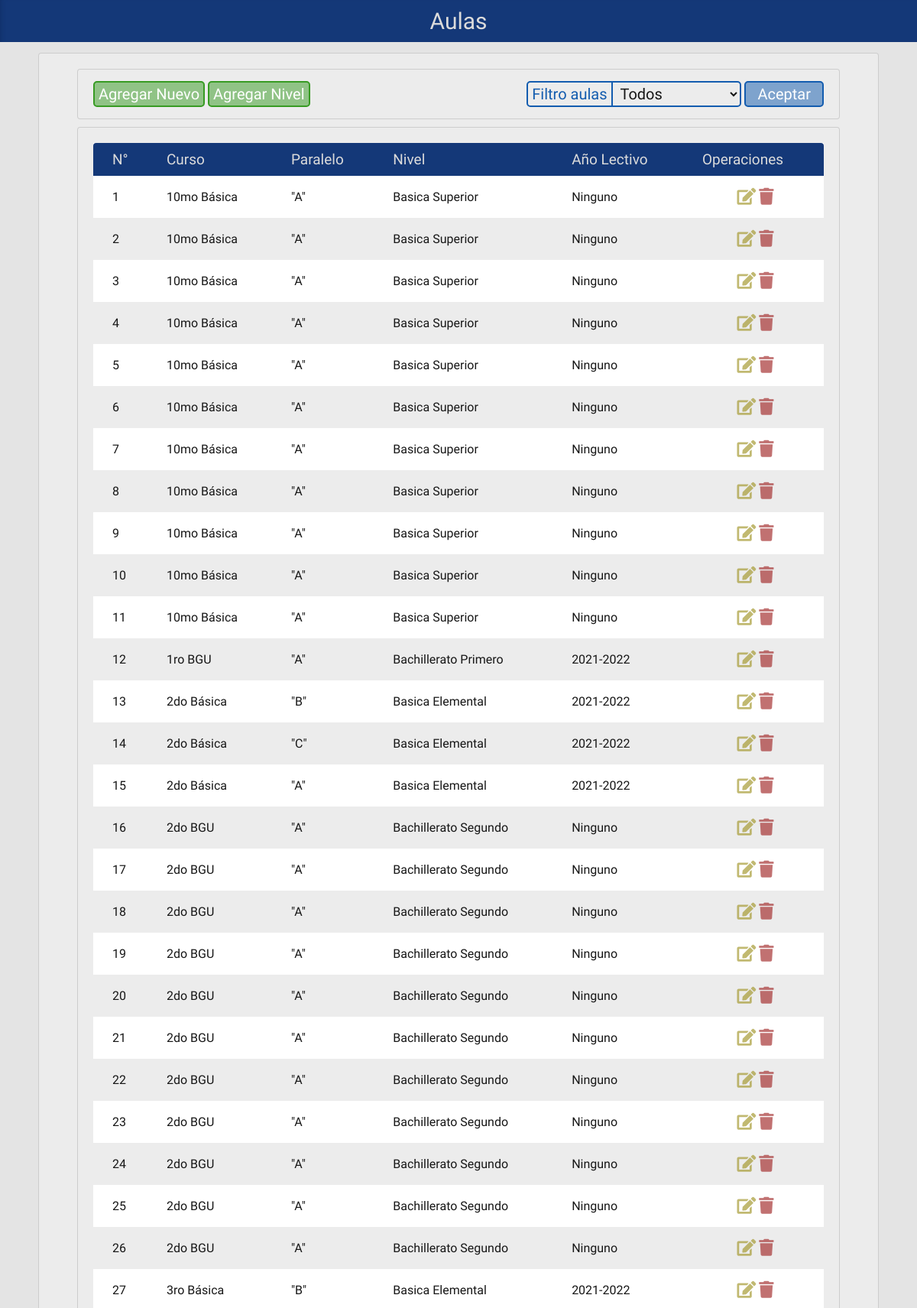
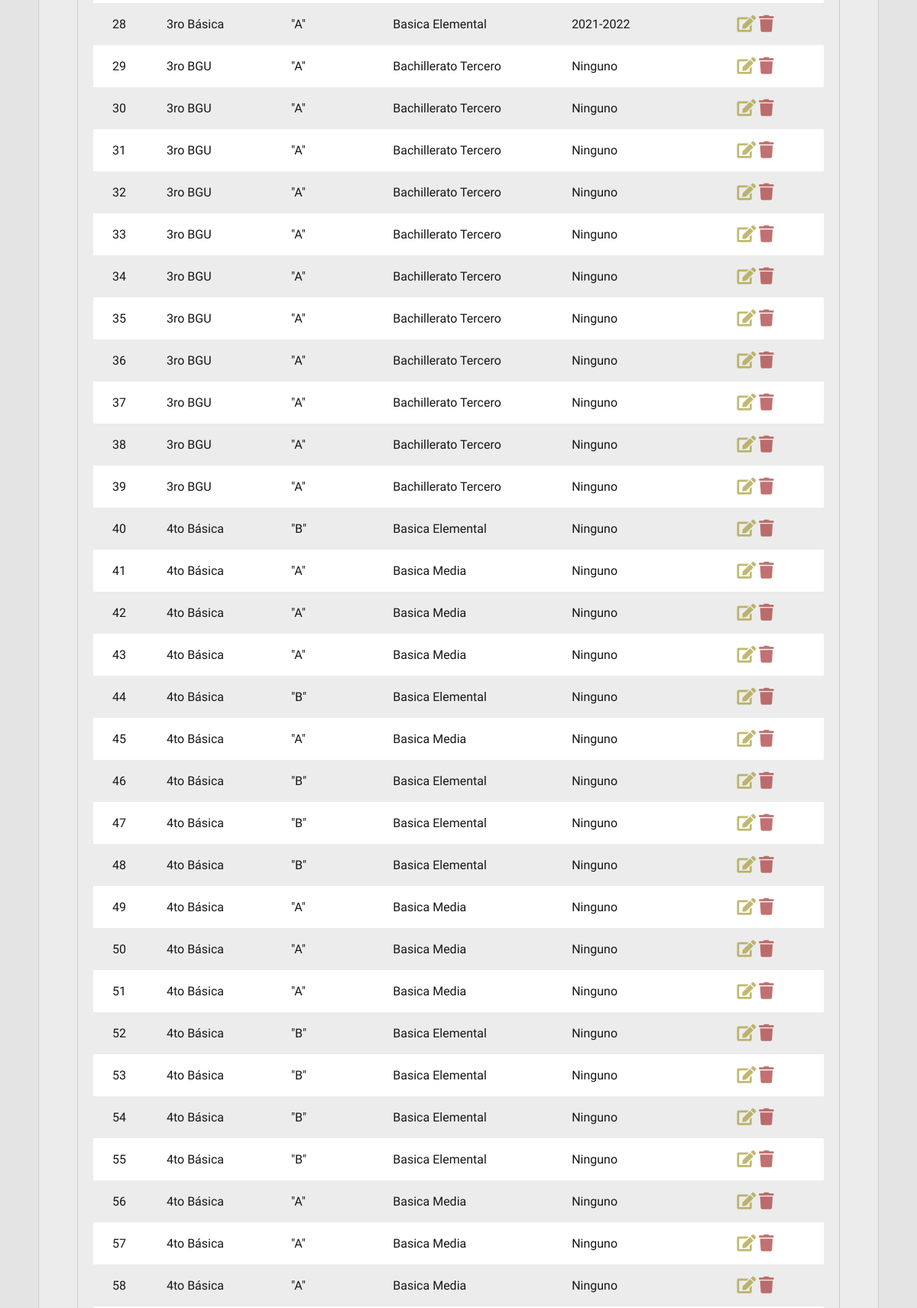
The app's page /php/editar_aulas.php (signed in, upper part) with its own data (2 pictures, top to bottom).
### tables this page shows
CREATE TABLE `paralelo` (
  `AUL_CODIGO` int(2) NOT NULL,
  `HOR_CODIGO` int(2) DEFAULT NULL,
  `AUL_NOMBRE` varchar(30) NOT NULL,
  `AUL_CURSO` varchar(20) NOT NULL,
  `NIV_CODIGO` int(2) DEFAULT NULL,
  `AUL_ESTADO` int(1) NOT NULL DEFAULT '1'
);

CREATE TABLE `nivel` (
  `NIV_CODIGO` int(2) NOT NULL,
  `NIV_NOMBRE` varchar(20) NOT NULL,
  `NIV_SUBNIVEL` varchar(20) NOT NULL,
  `NIV_ESTADO` int(1) NOT NULL DEFAULT '1'
);

CREATE TABLE `horarios` (
  `HOR_CODIGO` int(2) NOT NULL,
  `SUP_CODIGO` int(2) NOT NULL,
  `HOR_ALECTIVO` varchar(9) NOT NULL,
  `HOR_ESTADO` int(1) NOT NULL DEFAULT '1'
);

### php/editar_aulas.php (the view, shortened to what this page needs)
<!doctype html>
<html>
<head>
	<link href="../css/estiloMostrar.css" rel="stylesheet" type="text/css">
	<link rel="stylesheet" href="https://use.fontawesome.com/releases/v5.8.1/css/all.css">
</head>
<body>
<div class="contenedor">
	<div class="cabeza">Aulas</div>
	<?php
	$conn = new mysqli( "localhost", "admin", "admin", "horarios" );
	$result = mysqli_query( $conn, "Select * From paralelo p, horarios h, nivel n where (p.HOR_CODIGO=h.HOR_CODIGO or p.hor_codigo is null) and p.NIV_CODIGO=n.NIV_CODIGO order by p.aul_curso" );
	$activos = mysqli_query( $conn, "Select * From paralelo p, horarios h, nivel n where (p.HOR_CODIGO=h.HOR_CODIGO or p.hor_codigo is null) and p.NIV_CODIGO=n.NIV_CODIGO and p.AUL_ESTADO=1 order by p.aul_curso" );
	$desactivos = mysqli_query( $conn, "Select * From paralelo p, horarios h, nivel n where (p.HOR_CODIGO=h.HOR_CODIGO or p.hor_codigo is null) and p.NIV_CODIGO=n.NIV_CODIGO and p.AUL_ESTADO=0 order by p.aul_curso" );
	?>
	<div class="cuerpo">
	<div class="opciones">
		<div class="bloque margen-top">
			<a href="#" id="idcrear" ><button type="button">Agregar Nuevo</button></a>
			<a href="#" id="idcrear" ><button type="button">Agregar Nivel</button></a>
		</div>
		<div class="bloque"><form id="form1" name="form1" method="post" action="#">
			<label class="filtro" for="select">Filtro aulas</label>
			<select name="estado" class="filtro">
				<option value="Todos" selected>Todos</option>
			</select>
			<input type="submit" value="Aceptar">
		</form></div>
	</div>
	<div class="cont-tabla">
	<table>
		<thead>
			<tr>
				<th>N°</th>
				<th>Curso</th>
				<th>Paralelo</th>
				<th>Nivel</th>
				<th>Año Lectivo</th>
				<th>Operaciones</th>
			</tr>
		</thead>
		<tbody>
			<?php
			$estado = $_POST[ 'estado' ];
			if ( $estado == 'Todos' ||  $estado == '') {
				$cont = 1;
				while ( $row = mysqli_fetch_array( $result ) ) {
					echo '<tr><td>' .$cont. '</td>';
					echo '<td>' . $row[ "AUL_CURSO" ] . '</td>';
					echo '<td>"' . $row[ "AUL_NOMBRE" ] . '"</td>';
					if($row['NIV_ESTADO']=='1'){$niv = ucfirst(mb_strtolower($row[ "NIV_NOMBRE" ], 'UTF-8')). ' ' .ucfirst(mb_strtolower($row[ "NIV_SUBNIVEL" ], 'UTF-8'));}
					else {$niv = "Ninguno";}
					echo '<td>' .$niv. '</td>';
					if(is_null($row[1])){$hor = "Ninguno";}
					else {$hor = $row['HOR_ALECTIVO'];}
					echo '<td>' .$hor. '</td>';
					if($row['AUL_ESTADO']=='1'){$estado = 'title="Eliminar" class="tabla-registro-elim btn-eliminar-a"><i class="fas fa-trash"></i>'; $est = "Activo";}
					else {$estado = 'title="Activar" class="btn-eliminar-i"><i class="fas fa-trash-restore"></i>'; $est = "Inactivo";}
					echo '<td> <a href="editar_aulas_recibe.php?u='.$row[ "AUL_CODIGO" ].'" title="Editar" class="btn-editar"><i class="fas fa-edit"></i></a>
							   <a href="eliminar_aulas.php?u='.$row[ "AUL_CODIGO" ].'" '.$estado.'</a></td></tr>';
					$cont++;
				}
			} else if ( $estado == 'Activos' ) {
				$cont = 1;
				while ( $row = mysqli_fetch_array( $activos ) ) {
					echo '<tr><td>' .$cont. '</td>';
					echo '<td>' . $row[ "AUL_CURSO" ] . '</td>';
					echo '<td>"' . $row[ "AUL_NOMBRE" ] . '"</td>';
					if($row['NIV_ESTADO']=='1'){$niv = ucfirst(mb_strtolower($row[ "NIV_NOMBRE" ], 'UTF-8')). ' ' .ucfirst(mb_strtolower($row[ "NIV_SUBNIVEL" ], 'UTF-8'));}
					else {$niv = "Ninguno";}
					echo '<td>' .$niv. '</td>';
					if(is_null($row[1])){$hor = "Ninguno";}
					else {$hor = $row['HOR_ALECTIVO'];}
					echo '<td>' .$hor. '</td>';
					echo '<td> <a href="editar_aulas_recibe.php?u='.$row[ "AUL_CODIGO" ].'" title="Editar" class="btn-editar"><i class="fas fa-edit"></i></a>
							   <a href="eliminar_aulas.php?u='.$row[ "AUL_CODIGO" ].'" title="Eliminar" class="tabla-registro-elim  btn-eliminar-a"><i class="fas fa-trash"></i></a></td></tr>';
					$cont++;
				}
				mysqli_free_result( $activos );
			} else if ( $estado == 'Desactivados' ) {
				$cont = 1;
				while ( $row = mysqli_fetch_array( $desactivos ) ) {
					echo '<tr><td>' .$cont. '</td>';
					echo '<td>' . $row[ "AUL_CURSO" ] . '</td>';
					echo '<td>"' . $row[ "AUL_NOMBRE" ] . '"</td>';
					if($row['NIV_ESTADO']=='1'){$niv = ucfirst(mb_strtolower($row[ "NIV_NOMBRE" ], 'UTF-8')). ' ' .ucfirst(mb_strtolower($row[ "NIV_SUBNIVEL" ], 'UTF-8'));}
					else {$niv = "Ninguno";}
					echo '<td>' .$niv. '</td>';
					if(is_null($row[1])){$hor = "Ninguno";}
					else {$hor = $row['HOR_ALECTIVO'];}
					echo '<td>' .$hor. '</td>';
					echo '<td> <a href="editar_aulas_recibe.php?u='.$row[ "AUL_CODIGO" ].'" title="Editar" class="btn-editar"><i class="fas fa-edit"></i></a>
							   <a href="eliminar_aulas.php?u='.$row[ "AUL_CODIGO" ].'" title="Activar"  class="btn-eliminar-i"><i class="fas fa-trash-restore"></i></a></td></tr>';
					$cont++;
				}
				mysqli_free_result( $desactivos );
			}
			?>
		</tbody>
	</table>
	</div>
	</div>
</div>
</body>
</html>

### css/estiloMostrar.css (style rules this page uses)
:root { --base: rgba(20,56,120,1.00); --base2: rgba(19,92,175,1.00); --base2-semitransp: rgba(19,92,175,0.50); --sec: rgba(204,180,11,1.00); --activo: rgba(27,78,168,1.00); --selec: rgba(21,60,129,1.00); --texto: rgba(219,219,219,1.00); --azul-claro: rgba(19,92,175,1.00); --azul: rgba(24,63,155,1.00); --confirm: rgba(192,91,39,1.00); --elimin: rgba(163,33,35,1.00); --confirm2: rgba(108,39,184,1.00); --confirm-osc: rgba(160,75,32,1.00); --fondo: rgba(228,228,228,1.00); --fondo2: rgba(236,236,236,1.00); }
* { margin: 0; padding: 0; font-family: 'Hind Siliguri', sans-serif; }
body { background-color: var(--fondo); }
.contenedor { display: flex; flex-direction: column; flex-wrap: wrap; justify-content: flex-start; align-items: normal; align-content: stretch; max-width: 100%; }
.cabeza { display: block; text-align: center; background-color: var(--base); color: var(--texto); font-size: 30px; font-weight: 400; padding: 10px 0; width: 100%; box-shadow: inset 6px 0px 9px -8px rgba(10,31,68,0.70); }
.cuerpo { display: flex; flex-direction: column; flex-wrap: wrap; justify-content: flex-start; align-items: normal; align-content: stretch; max-width: 100%; margin: 14px 50px; padding: 10px 40px; border: 1px solid rgba(159,159,159,0.40); border-radius: 4px; background-color: var(--fondo2); }
.cont-tabla { display: block; float: left; max-width: 100%; height: 100%; padding: 20px 20px; margin: 5px 10px 10px; border: 1px solid rgba(159,159,159,0.40); border-radius: 4px; background-color: var(--fondo2); }
.cuerpo > .opciones { display: flex; justify-content: space-between; max-width: 100%; padding: 10px 20px; margin: 10px 10px 5px; border: 1px solid rgba(159,159,159,0.40); border-radius: 4px; background-color: var(--fondo2); }
.opciones { display: flex; justify-content: flex-end; max-width: 100%; padding: 10px 20px; margin: 10px 10px 5px; border: 1px solid rgba(159,159,159,0.40); border-radius: 4px; background-color: var(--fondo2); }
.bloque { display: inline-block; }
.margen-top { margin: 5px 0 0 0; }
.filtro { margin-bottom:20px; }
table { background-color: white; text-align: left; border-collapse: collapse; width: 100%; }
th { font-size: 19px; font-weight: 400; padding: 10px 20px; }
th:first-child { border-radius: 4px 0 0 0; padding: 10px 10px 10px 25px; }
th:last-child { border-radius: 0 4px 0 0; }
td { padding: 15px 20px; font-size: 16px; font-weight: 500; color: rgba(23,23,23,1.00); }
td:first-child { padding: 10px 10px 10px 25px; }
td:last-child { text-align: center; }
thead { background-color: var(--base); color: var(--texto); }
tr:nth-child(even) { background-color: var(--fondo2); }
.btn-editar { font-size: 22px; text-decoration: none; color: rgba(162,150,43,0.67); }
.btn-eliminar-a { font-size: 22px; text-decoration: none; color: rgba(162,43,43,0.67); }
select.filtro { background: none; color: #161616; border: none; border: solid 2px var(--base2); border-radius: 0 5px 5px 0; margin: 5px 0; padding: 2px 5px; width: 170px; font-size: 20px; transition: all 0.3s; outline: none; }
input::placeholder { background: none; color:rgba(42,42,42,0.44); font-size: 20px; }
label.filtro { font-size: 20px; color: var(--base2); border: none; border: solid 2px var(--base2); padding: 3px 5px; border-radius: 5px 0 0 5px; margin-right: -5px; }
select { background: none; color: #161616; border: none; border: solid 2px var(--base2); border-radius: 5px; margin: 5px 0 15px 0; padding: 2px 5px; width: 98.5%; font-size: 20px; transition: all 0.3s; }
label { font-size: 20px; color: var(--base2); }
[type=button], [type=submit], [type=reset] { background-color: var(--base2-semitransp); border-radius: 5px; border: 2px var(--base2) solid; color: white; padding: 3px 5px; cursor: pointer; transition: all 0.1s; font-size: 20px; text-decoration: none; }
[type=submit], #idcancelar > [type=button] { padding: 3px 15px; }
#idcrear [type=button] { background-color: rgba(55,155,35,0.50); color: white; border: 2px rgba(55,155,35,1.0) solid; }

### records on screen
paralelo: AUL_CURSO "10mo Básica", AUL_NOMBRE "A", NIV_CODIGO.NIV_SUBNIVEL "Basica Superior", HOR_CODIGO "Ninguno", AUL_ESTADO 1 (drawn)
paralelo: AUL_CURSO "1ro BGU", AUL_NOMBRE "A", NIV_CODIGO.NIV_SUBNIVEL "Bachillerato Primero", HOR_CODIGO.HOR_ALECTIVO "2021-2022", AUL_ESTADO 1 (drawn)
paralelo: AUL_CURSO "2do Básica", AUL_NOMBRE "B", NIV_CODIGO.NIV_SUBNIVEL "Basica Elemental", HOR_CODIGO.HOR_ALECTIVO "2021-2022", AUL_ESTADO 1 (drawn)
paralelo: AUL_CURSO "2do Básica", AUL_NOMBRE "C", NIV_CODIGO.NIV_SUBNIVEL "Basica Elemental", HOR_CODIGO.HOR_ALECTIVO "2021-2022", AUL_ESTADO 1 (drawn)
paralelo: AUL_CURSO "2do Básica", AUL_NOMBRE "A", NIV_CODIGO.NIV_SUBNIVEL "Basica Elemental", HOR_CODIGO.HOR_ALECTIVO "2021-2022", AUL_ESTADO 1 (drawn)
paralelo: AUL_CURSO "2do BGU", AUL_NOMBRE "A", NIV_CODIGO.NIV_SUBNIVEL "Bachillerato Segundo", HOR_CODIGO "Ninguno", AUL_ESTADO 1 (drawn)
paralelo: AUL_CURSO "3ro Básica", AUL_NOMBRE "B", NIV_CODIGO.NIV_SUBNIVEL "Basica Elemental", HOR_CODIGO.HOR_ALECTIVO "2021-2022", AUL_ESTADO 1 (drawn)
paralelo: AUL_CURSO "3ro Básica", AUL_NOMBRE "A", NIV_CODIGO.NIV_SUBNIVEL "Basica Elemental", HOR_CODIGO.HOR_ALECTIVO "2021-2022", AUL_ESTADO 1 (drawn)
paralelo: AUL_CURSO "3ro BGU", AUL_NOMBRE "A", NIV_CODIGO.NIV_SUBNIVEL "Bachillerato Tercero", HOR_CODIGO "Ninguno", AUL_ESTADO 1 (drawn)
paralelo: AUL_CURSO "4to Básica", AUL_NOMBRE "B", NIV_CODIGO.NIV_SUBNIVEL "Basica Elemental", HOR_CODIGO "Ninguno", AUL_ESTADO 1 (drawn)
paralelo: AUL_CURSO "4to Básica", AUL_NOMBRE "A", NIV_CODIGO.NIV_SUBNIVEL "Basica Media", HOR_CODIGO "Ninguno", AUL_ESTADO 1 (drawn)
